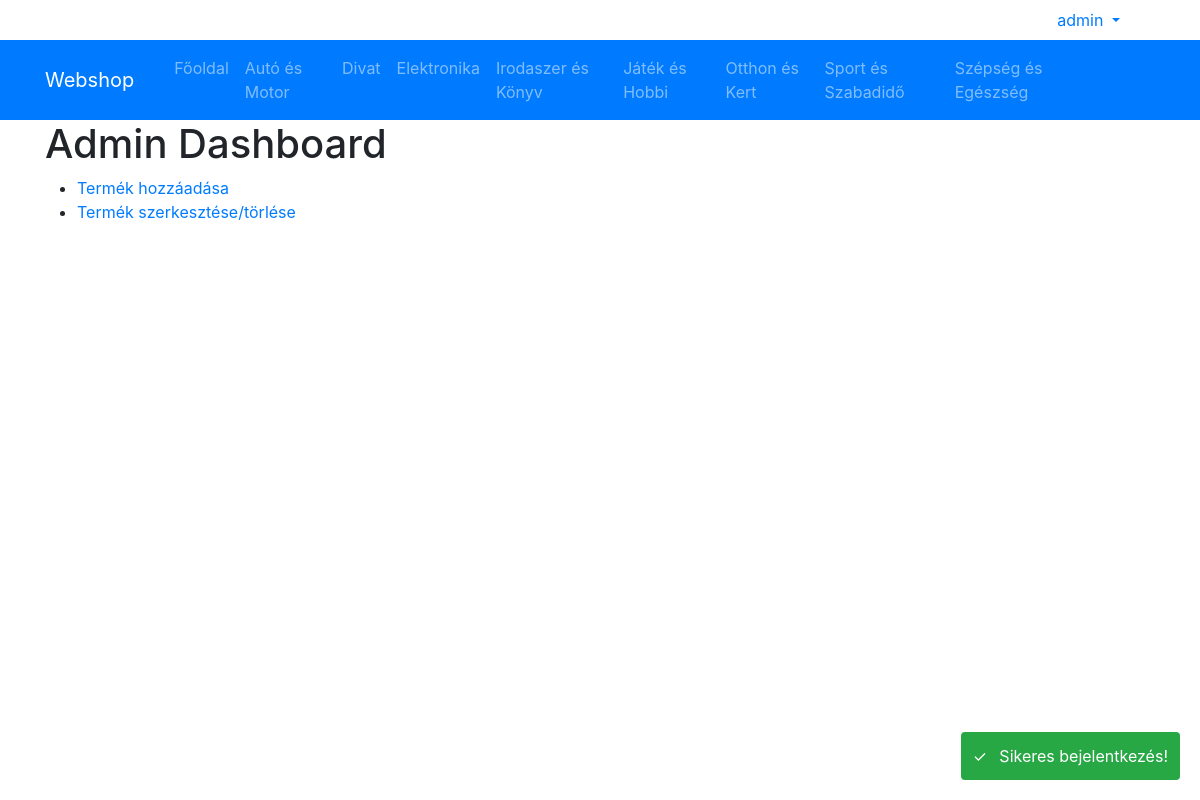
Page /admin_dashboard.php (signed in) on the committed database.
### tables this page shows
CREATE TABLE categories (
  id INT AUTO_INCREMENT PRIMARY KEY,
  name VARCHAR(255) NOT NULL UNIQUE
);

### public/edit_delete_products.php (the view, shortened to what this page needs)
<!DOCTYPE html>
<html lang="en">
<head>
</head>
<body>
</body>
</html>

### public/header.php (shortened to what this page needs)
<?php
require_once 'config.php';
function getCategories($pdo) {
    $query = $pdo->query("SELECT * FROM categories");
    return $query->fetchAll(PDO::FETCH_ASSOC);
}
$categories = getCategories($pdo);
?>
<!DOCTYPE html>
<html lang="hu">
<head>
    <link rel="stylesheet" href="https://maxcdn.bootstrapcdn.com/bootstrap/4.5.2/css/bootstrap.min.css">
    <link rel="stylesheet" href="css/style.css">
</head>
<body>
    <header>
    <div class="d-flex justify-content-end align-items-center">
        <?php if (!isset($_SESSION['user_id'])): ?>
            <a class="nav-link login-link" href="login.php">Bejelentkezés</a>
            <a class="nav-link register-link" href="register.php">Regisztráció</a>
        <?php else: ?>
          <div class="nav-item dropdown">
            <a class="nav-link dropdown-toggle profile-link" href="#" id="navbarDropdown" role="button" data-toggle="dropdown" aria-haspopup="true" aria-expanded="false">
                <?= $_SESSION['username'] ?>
            </a>
          </div>
        <?php endif; ?>
        <a class="nav-link cart-link" href="cart.php">
        </a>
    </div>
        <nav class="navbar navbar-expand-lg navbar-dark bg-primary">
            <div class="container">
                <a class="navbar-brand" href="#">Webshop</a>
                <div class="collapse navbar-collapse" id="navbarSupportedContent">
                    <ul class="navbar-nav mr-auto">
                        <li class="nav-item">
                            <a class="nav-link" href="#">Főoldal</a>
                        </li>
                        <?php foreach ($categories as $category): ?>
                            <li class="nav-item category-menu-item">
                                <a class="nav-link" href="#"><?= $category['name'] ?></a>
                            </li>
                        <?php endforeach; ?>
                    </ul>
                    <div class="d-flex justify-content-end">
                    <?php if (!isset($_SESSION['user_id'])): ?>
                        <a class="nav-link" href="login.php">Bejelentkezés</a>
                        <a class="nav-link" href="register.php">Regisztráció</a>
                    <?php else: ?>
                        <a class="nav-link" href="profile.php"><?= $_SESSION['first_name'] ?></a>
                    <?php endif; ?>
                    <a class="nav-link" href="cart.php">
                    </a>
                </div>
            </div>
        </nav>
    </header>
    <?php if (isset($_SESSION['success_message'])): ?>
    <div class="success-message">
        <?php echo $_SESSION['success_message']; ?>
    </div>
    <?php endif; ?>
</body>
</html>

### public/css/style.css (style rules this page uses)
.navbar-brand { margin-right: 2rem; }
.category-menu-item { position: relative; }
.login-link, .register-link, .profile-link, .cart-link { margin-right: 1rem; color: #007bff; text-decoration: none; }
.success-message { position: fixed; right: 20px; bottom: 20px; background-color: #28a745; color: white; padding: 12px; border-radius: 4px; }
.success-message:before { content: "✓"; margin-right: 8px; }

### rows in the picture
categories: name "Autó és Motor"
categories: name "Divat"
categories: name "Elektronika"
categories: name "Irodaszer és Könyv"
categories: name "Játék és Hobbi"
categories: name "Otthon és Kert"
categories: name "Sport és Szabadidő"
categories: name "Szépség és Egészség"

### other values in the picture
$_SESSION['username'] "admin"
$_SESSION['success_message'] "Sikeres bejelentkezés!"
